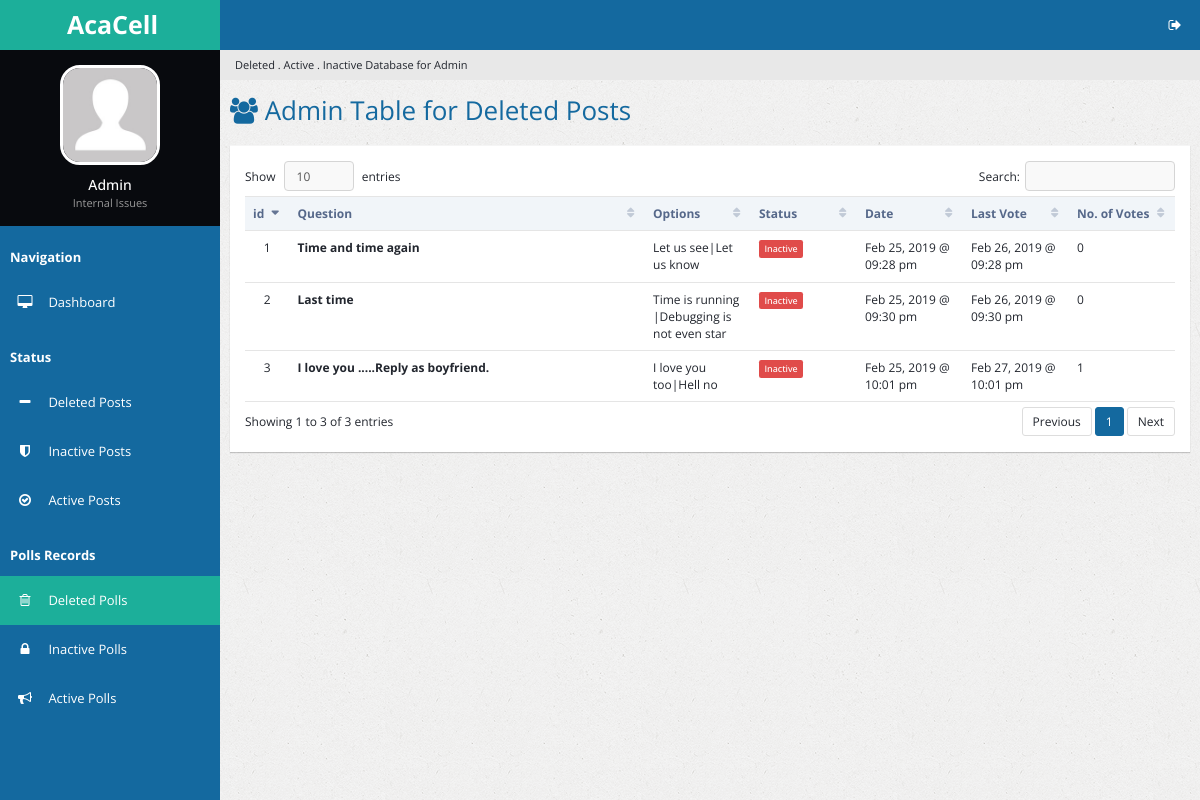
The page /delpolls.php (signed in) on the database its author committed.
### tables this page shows
CREATE TABLE `del_poll` (
  `del_p_id` int(11) NOT NULL,
  `p_id` int(11) NOT NULL,
  `p_question` text NOT NULL,
  `date_created` double NOT NULL,
  `p_options` varchar(250) NOT NULL,
  `p_votes` varchar(250) NOT NULL,
  `p_number_options` tinyint(4) NOT NULL,
  `date_stop_display` double NOT NULL,
  `p_voters` int(11) NOT NULL,
  `p_last_vote_date` double NOT NULL,
  `u_id` int(11) NOT NULL DEFAULT '0',
  `u_fname` varchar(128) NOT NULL DEFAULT 'HUMAN RESOURCE DIVISION'
);

### delpolls.php (the view, shortened to what this page needs)
<?php
    include 'handlers/dbcon.php';
  if (isset($_SESSION['loggedin']) && isset($_SESSION['adminpanel'])) {
?>
<!DOCTYPE html>
<html lang="en">
<head>
        <link rel="stylesheet" type="text/css" id="theme" href="css/theme-default.css"/>
    </head>
    <body>
        <div class="page-container">
            <div class="page-sidebar">
                <ul class="x-navigation">
                    <li class="xn-logo">
                        <a href="table-export.php"><b>AcaCell</b></a>
                    </li>
                    <li class="xn-profile">
                        <div class="profile">
                            <div class="profile-image">
                                <img src="assets/images/users/avatar.jpg" alt="John Doe"/>
                            </div>
                            <div class="profile-data">
                                <div class="profile-data-name">Admin</div>
                                <div class="profile-data-title">Internal Issues</div>
                            </div>
                        </div>
                    </li>
                   <li class="xn-title"><b>Navigation</b></li>
                    <li>
                        <a href="admin.php"><span class="fa fa-desktop" style="color: white;"></span> <span class="xn-text" style="color: white;">Dashboard</span></a>
                    </li>
                    <li class="xn-title"><b>Status</b></li>
                    <li>
                        <a href="delposts.php"><span class="fa fa-minus" style="color: white;"></span> <span class="xn-text" style="color: white;">Deleted Posts</span></a>
                    </li>
                    <li>
                        <a href="inactposts.php"><span class="fa fa-shield" style="color: white;"></span> <span class="xn-text" style="color: white;">Inactive Posts</span></a>
                    </li>
                    <li>
                        <a href="actposts.php"><span class="fa fa-check-circle-o" style="color: white;"></span> <span class="xn-text" style="color: white;">Active Posts</span></a>
                    </li>
                    <li class="xn-title"><b>Polls Records</b></li>
                    <li  class="active">
                       <a href="delpolls.php"><span class="fa fa-trash-o" style="color: white;"></span> <span class="xn-text" style="color: white;">Deleted Polls</span></a>
                   </li>
                    <li>
                       <a href="inactpolls.php"><span class="fa fa-lock" style="color: white;"></span> <span class="xn-text" style="color: white;">Inactive Polls</span></a>
                   </li>
                   <li>
                       <a href="actpolls.php"><span class="fa fa-bullhorn" style="color: white;"></span> <span class="xn-text" style="color: white;">Active Polls</span></a>
                   </li>
                  </ul>
            </div>
            <div class="page-content">
                <ul class="x-navigation x-navigation-horizontal x-navigation-panel">
                    <li class="xn-icon-button pull-right">
                        <a href="#" class="mb-control" data-box="#mb-signout"><span class="fa fa-sign-out"></span></a>
                    </li>
                </ul>
                    <ul class="breadcrumb">
                    <li class="active">Deleted . Active . Inactive Database for Admin</li>
                </ul>
                <div class="page-title">
                    <h2><span class="fa fa-users"></span> Admin Table for Deleted Posts</h2>
                </div>
                <div class="page-content-wrap">
                    <div class="row">
                        <div class="col-md-12">
                            <div class="panel panel-default">
                                <div class="panel-body">
                                    <table id="customers2" class="table datatable">
                                        <thead>
                                          <tr>
                                              <th width="50">id</th>
                                              <th width="300">Question</th>
                                              <th width="100">Options</th>
                                              <th width="100">Status</th>
                                              <th width="100">Date</th>
                                              <th width="100">Last Vote</th>
                                              <th width="100">No. of Votes</th>
                                          </tr>
                                        </thead>
                                        <tbody>
                                          <?php
                                            $sql_delpolldisplay = "SELECT * FROM del_poll";
                                            $success_delpolldisplay = mysqli_query($link, $sql_delpolldisplay);
                                            $cur_time = time();
                                            if ($success_delpolldisplay->num_rows > 0) {
                                              $i = 1;
                                              while($rows = $success_delpolldisplay->fetch_assoc()){
                                          ?>
                                                <tr id="trow<?php echo $rows['del_p_id']; ?>">
                                                  <td class="text-center"> <?php echo $i; ?> </td>
                                                  <td><strong><?php echo $rows['p_question']; ?></strong></td>
                                                  <td><?php echo $rows['p_options']; ?></td>
                                                  <td><?php
                                                    if ($cur_time < $rows['date_stop_display']) {
                                                      echo "<span class='label label-success'>Active</span>";
                                                    }
                                                    elseif ($cur_time > $rows['date_stop_display']){
                                                      echo "<span class='label label-danger'>Inactive</span>";
                                                    } ?>
                                                    </td>
                                                    <td><?php echo date("M d, Y @ h:i a", $rows['date_created']); ?></td>
                                                    <td><?php echo date("M d, Y @ h:i a", $rows['date_stop_display']); ?></td>
                                                    <td><?php echo $rows['p_voters']; ?></td>
                                                </tr>
                                          <?php
                                                $i++;
                                                }
                                              }
                                          ?>
                                            </tbody>
                                    </table>
                                </div>
                            </div>
                        </div>
                    </div>
                </div>
            </div>
        </div>
    </body>
</html>
<?php
}else {
  header('location:admin.php');
}
 ?>

### rows shown on the page
del_poll: p_question "Time and time again", p_options "Let us see|Let us know", shows "Inactive", date_created "Feb 25, 2019 @ 09:28 pm", date_stop_display "Feb 26, 2019 @ 09:28 pm", p_voters "0"
del_poll: p_question "Last time", p_options "Time is running |Debugging is not even star", shows "Inactive", date_created "Feb 25, 2019 @ 09:30 pm", date_stop_display "Feb 26, 2019 @ 09:30 pm", p_voters "0"
del_poll: p_question "I love you .....Reply as boyfriend.", p_options "I love you too|Hell no", shows "Inactive", date_created "Feb 25, 2019 @ 10:01 pm", date_stop_display "Feb 27, 2019 @ 10:01 pm", p_voters "1"
